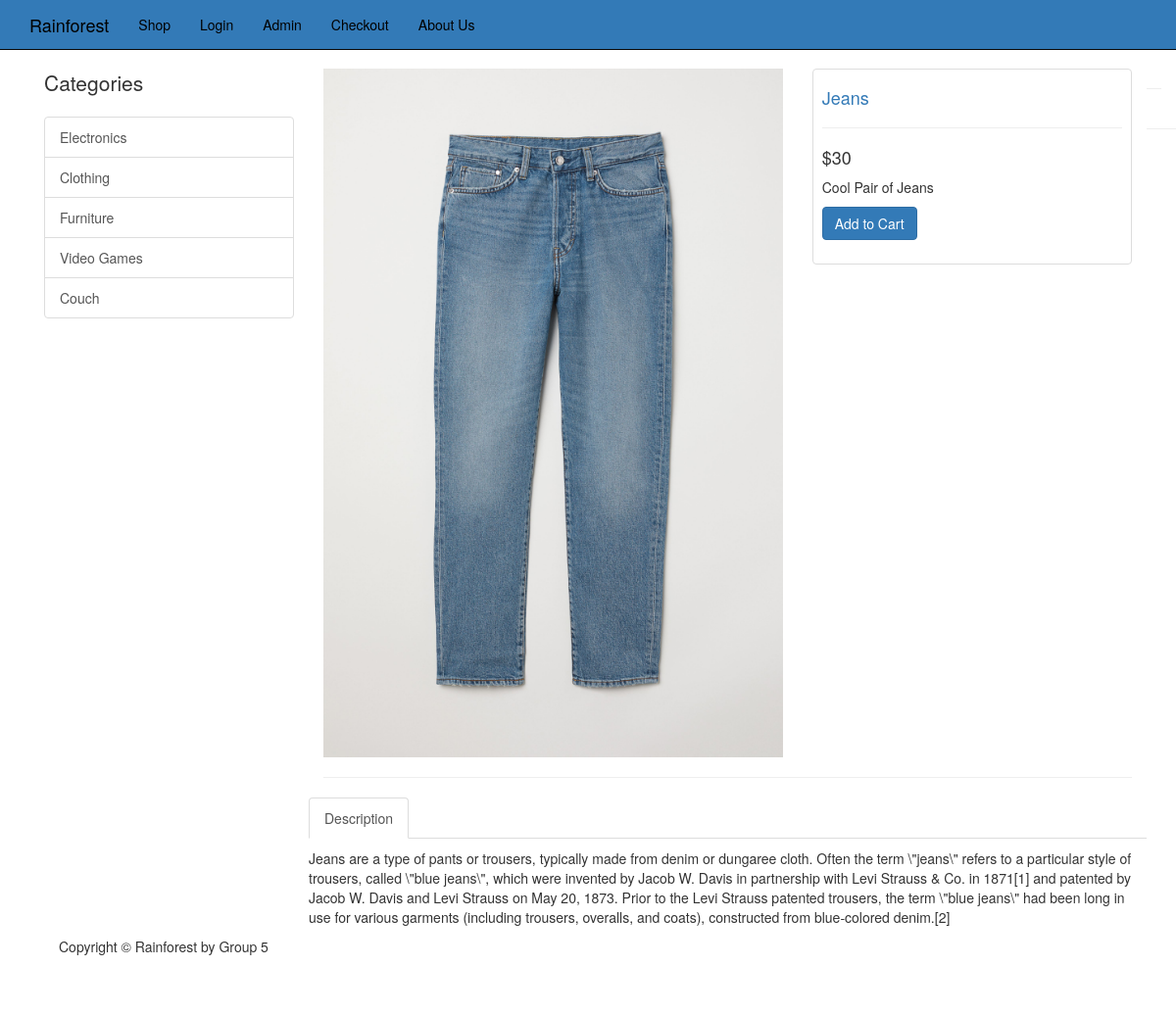
/item.php?id=10, run on the app's committed database.
### tables this page shows
CREATE TABLE `catagories` (
  `catagory_id` int(11) NOT NULL,
  `catagory_title` varchar(255) NOT NULL
);

CREATE TABLE `products` (
  `product_id` int(11) NOT NULL,
  `product_title` varchar(255) NOT NULL,
  `product_catagory_id` int(11) NOT NULL,
  `product_price` float NOT NULL,
  `product_quantity` int(11) NOT NULL,
  `product_description` text NOT NULL,
  `short_description` text NOT NULL,
  `product_image` varchar(255) NOT NULL
);

### public/item.php (the view, shortened to what this page needs)
<?php include_once(TEMPLATE_FRONT . DS . "header.php") ?>
<div class="container">
    <?php include_once(TEMPLATE_FRONT . DS . "catagories.php") ?>
    <?php
    $query = query("SELECT * FROM products WHERE product_id =" . escape_string($_GET['id']) . " ");
    while ($row = fetch_array($query)) :
    ?>
        <div class="col-md-9">
            <div class="row">
                <div class="col-md-7">
                    <img class="img-responsive" src="../resources/<?php echo display_image($row['product_image']); ?>" alt="">
                </div>
                <div class="col-md-5">
                    <div class="thumbnail">
                        <div class="caption-full">
                            <h4><a href="#"><?php echo  $row['product_title']; ?></a> </h4>
                            <hr>
                            <h4 class=""><?php echo "&#36;" . $row['product_price']; ?></h4>
                            <p><?php echo  $row['short_description']; ?></p>
                            <form action="">
                                <div class="form-group">
                                    <a href="../resources/cart.php?add=<?php echo $row['product_id'] ?>" class="btn btn-primary">Add to Cart</a>
                                </div>
                            </form>
                        </div>
                    </div>
                </div>
            </div>
            <hr>
            <div class="row">
                <div role="tabpanel">
                    <ul class="nav nav-tabs" role="tablist">
                        <li role="presentation" class="active"><a href="#home" aria-controls="home" role="tab" data-toggle="tab">Description</a></li>
                    </ul>
                    <div class="tab-content">
                        <div role="tabpanel" class="tab-pane active" id="home">
                            <p><?php echo  $row['product_description']; ?></p>
                        </div>
                    </div>
                </div>
            </div>
        <?php endwhile; ?>
        </div>
        <div class="container">
            <hr>
            <?php include_once(TEMPLATE_FRONT . DS . "footer.php"); ?>

### resources/functions.php (shortened to what this page needs)
<?php
$upload_directory = "uploads";
function query($sql)
{
    global $conn;
    return mysqli_query($conn, $sql);
}
function escape_string($string)
{
    global $conn;
    return mysqli_real_escape_string($conn, $string);
}
function fetch_array($result)
{
    return mysqli_fetch_array($result);
}
function get_catagories()
{
    $query = query("SELECT * FROM catagories");
    while ($row = fetch_array($query)) {
        $catagories_links = <<<DELIMETER
<a href='catagory.php?id={$row['catagory_id']}' class='list-group-item'>{$row['catagory_title']}</a>
DELIMETER;
        echo $catagories_links;
    }
}
function display_image($picture)
{
    global $upload_directory;
    return $upload_directory  . DS . $picture;
}

### public/css/shop-homepage.css (style rules this page uses)
body { padding-top: 70px; }
.thumbnail { padding: 0; }
.thumbnail .caption-full { padding: 9px; color: #333; }

### data on the page
catagories: catagory_title "Electronics"
catagories: catagory_title "Clothing"
catagories: catagory_title "Furniture"
catagories: catagory_title "Video Games"
catagories: catagory_title "Couch"
products: product_image (picture), product_title "Jeans", product_price "30", short_description "Cool Pair of Jeans", product_description "Jeans are a type of pants or trousers, typically made from denim or dungaree cloth. Often the term \\\"jeans\\\" refers to a particular style of trousers, called \\\"blue jeans\\\", which were invented by Jacob W. Davis in partnership with Levi Strauss & Co. in 1871[1] and patented by Jacob W. Davis and Levi Strauss on May 20, 1873. Prior to the Levi Strauss patented trousers, the term \\\"blue jeans\\\" had been long in use for various garments (including trousers, overalls, and coats), constructed from blue-colored denim.[2]"
